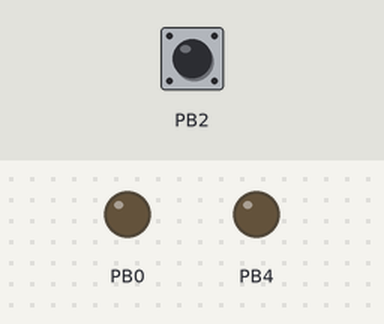
Bench run of a program on a simulated ATtiny85, built with avr-gcc and emulated at 8 MHz. Parts: output pins drawn as LEDs (lit = HIGH). The test bench sets the inputs (shaded band); at power-on: PB2 LOW.

Above: at 1.2 s.
1.3 s: PB2 pulsed HIGH 2 times (0.12 s each, 0.3 s apart)
At 1.9 s:
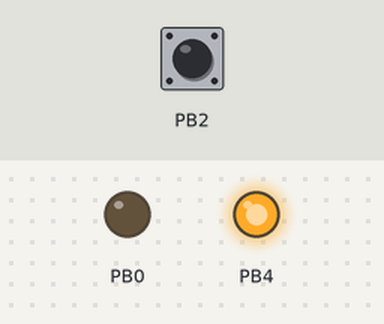
Timing chart, 0 to 4.3 s (numbered marks = the images above; inputs shaded):
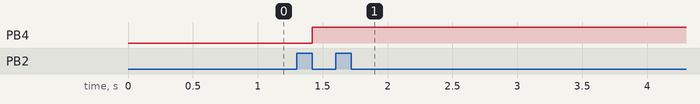

The program:

main.c
```c
/*
 * TESTS_app.c
 *
 * Created: 03/05/2023 16:44:32
 * Author : Dimitri
 */
/*
				 _____________________
				 |					 |
				-|					 |- VCC
				 |					 |
				-|			PB2/INT0 |- radio PWM signal
				 |					 |
manual/auto_pin -| PB4				 |-
				 |					 |
			GND -|  			 PB0 |- pin manual/auto final board
				 |___________________|
*/


#include <avr/io.h>
#define  F_CPU 8000000
#include <util/delay.h>
#include <avr/interrupt.h>
#include <stdint.h>

unsigned char start_counting = 0;
uint16_t time_counter = 0;


ISR(TIMER1_COMPA_vect) //timer interrupt service routine
{
	/* counter value with time
	1 ms   = 40
	1.5 ms = 60
	2 ms   = 80
	*/
	cli();

	time_counter++;
	sei();
}

ISR (INT0_vect)        // extern Interrupt service routine
{	cli();
	if((PINB &(1<<PB2))) //if logic 1 front montant
	{
		time_counter = 0;
		start_counting = 1;
	}

	else /*if(!(PINB &(1<<PB2)))*/ //if logic 0
	{
		start_counting = 0;

		if(time_counter >60)
			PORTB |= (1<<4);
		else
			PORTB &= ~(1<<4);
		//time_counter   = 0;
	}
	sei();
}

void init_GPIO()
{
	DDRB |= (1<<PB4)|(1<<PB0);

}
void init_interrupt()
{
	GIMSK |= (1<<INT0);     // enabling the INT0 (external interrupt)
	MCUCR |= (1<<ISC00);    // Configuring as falling edge
	DDRB &= ~(1<<PB2);
	DDRB|=(1<<PB0);			//configure PB2 as input
	PORTB &=~(1<<PB0);		//pull down
	GIMSK|= (1<<PCIE);		//enable interrupt on INT0
	sei();	//enabling global interrupt
}
void init_timer()
{
	TCCR1 |= (1 << CTC1);  // clear timer on compare match
	TCCR1 |= (1 << CS11); //clock prescaler 8192
	OCR1C = 100; // compare match value
	TIMSK |= (1 << OCIE1A); // enable compare match interrupt
}


int main(void)
{
	init_GPIO();
	init_timer();
	init_interrupt();

    while (1)
    {
		if(time_counter > 2000)
		{
			time_counter = 0;
			PORTB |= (1<<4);
		}
    }

}
```

Measured:
- after the input at 1.3 s, PB4: LOW → HIGH after 0.12 s
